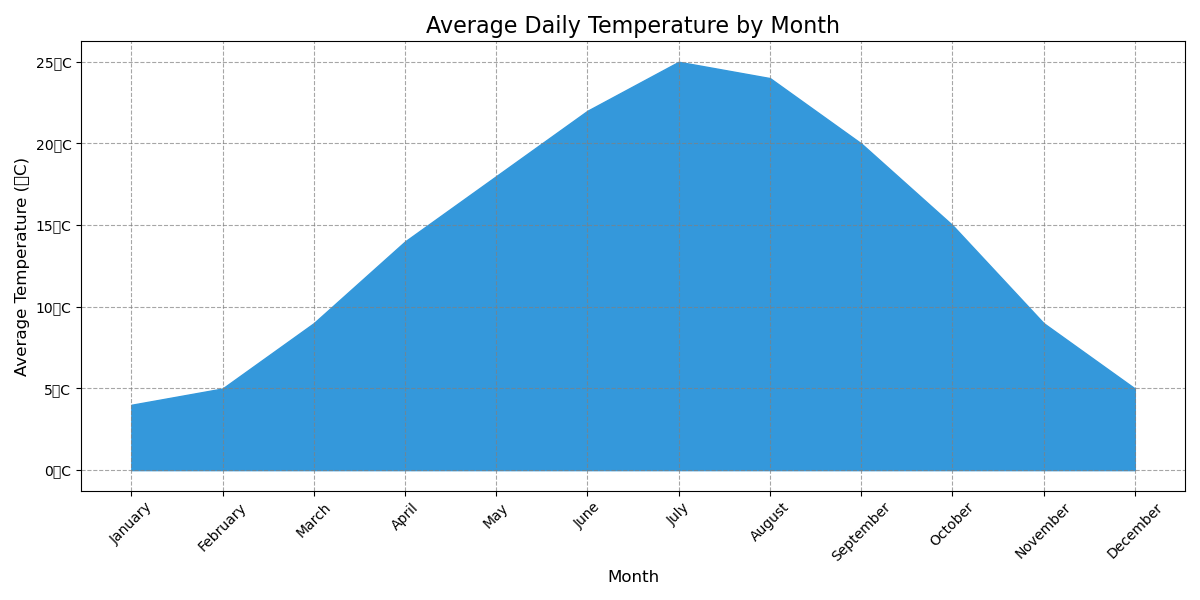

Recreate this plot in Python.

import matplotlib.pyplot as plt
import numpy as np

# Sample data representing average daily temperature by month
months = ['January', 'February', 'March', 'April', 'May', 'June', 'July', 'August', 'September', 'October', 'November', 'December']
temperature = [4, 5, 9, 14, 18, 22, 25, 24, 20, 15, 9, 5]

# Convert month strings to numbers for plotting
month_numbers = np.arange(len(months)) + 1

fig, ax = plt.subplots(figsize=(12, 6))  # Change the size of the chart

# Plot area chart
ax.fill_between(month_numbers, temperature, color="#3498db")

# Customize the ticks and labels
ax.set_xticks(month_numbers)
ax.set_xticklabels(months, rotation=45)  # Rotate month labels for better readability
ax.set_yticks(range(0, max(temperature) + 5, 5))
ax.set_yticklabels([f"{temp}°C" for temp in range(0, max(temperature) + 5, 5)])

# Set the title and labels
ax.set_title('Average Daily Temperature by Month', fontsize=16)
ax.set_xlabel('Month', fontsize=12)
ax.set_ylabel('Average Temperature (°C)', fontsize=12)

# Show grid
ax.grid(True, linestyle='--', which='both', color='grey', alpha=0.7)

plt.tight_layout()
plt.show()
